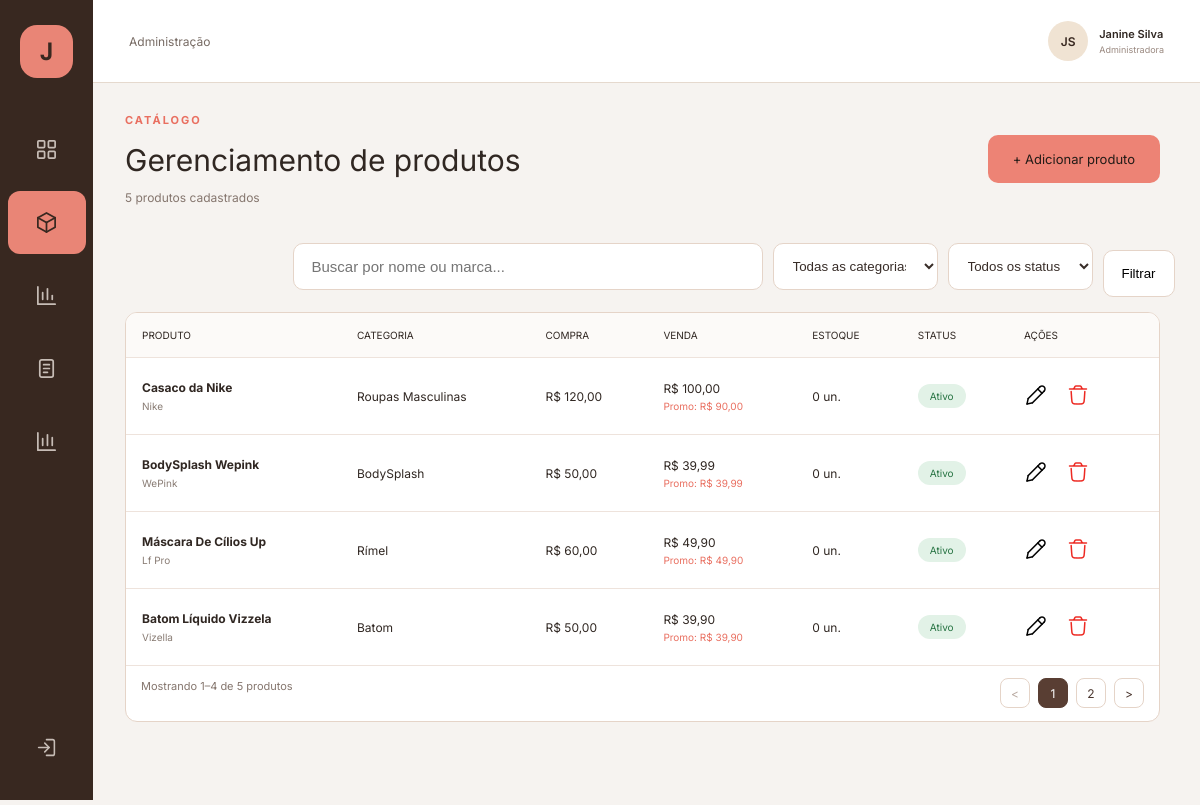
The page /janine_comercios/produtos_adm.php on the database its author committed.
### tables this page shows
CREATE TABLE `produto` (
  `id_produto` int(11) NOT NULL,
  `id_categoria` int(11) NOT NULL,
  `nome_prod` varchar(25) NOT NULL,
  `descricao` text NOT NULL,
  `marca` varchar(100) NOT NULL,
  `preco` decimal(10,2) NOT NULL,
  `preco_promocional` decimal(10,2) DEFAULT NULL,
  `imagem_produto` varchar(120) DEFAULT NULL,
  `data_cadastro` datetime NOT NULL,
  `preco_compra` decimal(10,2) NOT NULL DEFAULT 0.00
);

CREATE TABLE `categorias` (
  `id_categorias` int(11) NOT NULL,
  `nome_cat` varchar(25) NOT NULL,
  `descricao` varchar(100) NOT NULL,
  `ativo` enum('ativo','inativo') DEFAULT 'ativo'
);

### janine_comercios/produtos_adm.php (the view, shortened to what this page needs)
<?php
    require_once("includes/conexao.php");
    $pesquisa = $_GET['pesquisar'] ?? '';
$categoria_filtro = filter_input(INPUT_GET, 'categoria', FILTER_VALIDATE_INT);
if ($categoria_filtro === false || $categoria_filtro === null) {
    $categoria_filtro = 0;
}
$status_filtro = $_GET['status'] ?? '';
    $limite = 4;
    $pagina = filter_input(INPUT_GET, 'pagina', FILTER_VALIDATE_INT);
    if (!$pagina || $pagina < 1) {
        $pagina = 1;
    }
    $sql = "SELECT
                p.id_produto,
                p.nome_prod,
                p.marca,
                p.preco,
                p.preco_compra,
                p.preco_promocional,
                c.nome_cat,
                COALESCE(SUM(e.quantidade), 0) AS estoque_total,
                MAX(
                    CASE
                        WHEN v.ativo = 'ativo' THEN 1
                        ELSE 0
                    END
                ) AS status_produto
            FROM produto p
            INNER JOIN categorias c
            ON p.id_categoria = c.id_categorias
            LEFT JOIN variacoes_produto v
            ON p.id_produto = v.id_produto
            LEFT JOIN estoque e
            ON v.id_variacao = e.id_variacao
            WHERE (
                p.nome_prod LIKE ?
                OR p.marca LIKE ?
            )
            AND (? = 0 OR p.id_categoria = ?)
            GROUP BY p.id_produto
            HAVING (? = '' OR status_produto = ?)";
    $termo = "%" . $pesquisa . "%";
    $sql_total = "SELECT COUNT(*) AS total
                  FROM ($sql) AS produtos_filtrados";
    $stmt_total = mysqli_prepare($con, $sql_total);
    mysqli_stmt_bind_param(
        $stmt_total,
        "ssiiss",
        $termo,
        $termo,
        $categoria_filtro,
        $categoria_filtro,
        $status_filtro,
        $status_filtro
    );
    mysqli_stmt_execute($stmt_total);
    $resultado_total = mysqli_stmt_get_result($stmt_total);
    $dados_total = mysqli_fetch_assoc($resultado_total);
    $total_produtos = $dados_total['total'];
    $total_paginas = ceil($total_produtos / $limite);
    $offset = ($pagina - 1) * $limite;
    $sql .= " LIMIT ? OFFSET ?";
    $stmt = mysqli_prepare($con, $sql);
    mysqli_stmt_bind_param(
        $stmt,
        "ssiissii",
        $termo,
        $termo,
        $categoria_filtro,
        $categoria_filtro,
        $status_filtro,
        $status_filtro,
        $limite,
        $offset
    );
    mysqli_stmt_execute($stmt);
    $resultado = mysqli_stmt_get_result($stmt);
    $parametros = [
        'pesquisar' => $pesquisa,
        'categoria' => $categoria_filtro,
        'status' => $status_filtro
    ];
?>
<!DOCTYPE html>
<html lang="pt-br">
<head>
    <link rel="stylesheet" href="css/produtos_adm.css">
    <link rel="stylesheet" href="css/header_admin.css">
</head>
<body>
    <?php include("includes/header_admin.php"); ?>
    <main class="conteudo">
        <section class="cabecalho">
            <div>
                <h2>CATÁLOGO</h2>
                <h1>Gerenciamento de produtos</h1>
                <p>
                    <?= $total_produtos ?>
                    <?= $total_produtos == 1 ? 'produto cadastrado' : 'produtos cadastrados' ?>
                </p>
            </div>
            <a href="adicionar_produto.php" class="btn-adicionar">
                + Adicionar produto
            </a>
        </section>
<form action="" method="GET" class="filtros">
    <input
        type="text"
        id="pesquisar"
        name="pesquisar"
        placeholder="Buscar por nome ou marca..."
        value="<?= htmlspecialchars($pesquisa) ?>"
    >
    <select name="categoria">
        <option value="0">Todas as categorias</option>
    </select>
    <select name="status">
        <option value="">Todos os status</option>
    </select>
    <button type="submit" class="btn-filtrar">
        Filtrar
    </button>
    </form>
        <div class="tabela-container">
            <table>
                <thead>
                    <tr>
                        <th>Produto</th>
                        <th>Categoria</th>
                        <th>Compra</th>
                        <th>Venda</th>
                        <th>Estoque</th>
                        <th>Status</th>
                        <th>Ações</th>
                    </tr>
                </thead>
                <tbody>
                    <?php while ($produto = mysqli_fetch_assoc($resultado)) { ?>
                        <tr>
                            <td class="produto-nome">
                                <?= htmlspecialchars($produto['nome_prod']) ?>
                                <p><?= htmlspecialchars($produto['marca']) ?></p>
                            </td>
                            <td>
                                <?= htmlspecialchars($produto['nome_cat']) ?>
                            </td>
                            <td>R$ <?= number_format($produto['preco_compra'], 2, ',', '.') ?>
                            </td>
                            <td>
                                R$ <?= number_format($produto['preco'], 2, ',', '.') ?>
                                <p class="preco-promocional">
                                    <?php if ($produto['preco_promocional'] !== null) { ?>
                                        Promo: R$ <?= number_format($produto['preco_promocional'], 2, ',', '.') ?>
                                    <?php } ?>
                                </p>
                            </td>
                            <td>
                                <?= $produto['estoque_total'] ?>
                                un.
                            </td>
                            <td>
                                <span class="status <?= $produto['status_produto'] == 1 ? 'ativo' : 'inativo' ?>">
                                    <?= $produto['status_produto'] == 1 ? 'Ativo' : 'Inativo' ?>
                                </span>
                            </td>
                            <td class="acoes">
                                <a href="editar_produto.php?id=<?= $produto['id_produto'] ?>">
                                    <img src="img/edit.png" alt="Editar">
                                </a>
                                <a href="excluir_produto.php?id=<?= $produto['id_produto'] ?>"
                                    class="excluir"
                                    onclick="return confirm('Tem certeza de que deseja excluir este produto?')">
                                        <img src="img/trash.png" alt="Excluir">
                                    </a>
                            </td>
                        </tr>
                    <?php } ?>
                </tbody>
                <tfoot>
                    <tr>
                        <td colspan="7">
                            <?php
                                $inicio = $total_produtos > 0 ? $offset + 1 : 0;
                                $fim = min($offset + $limite, $total_produtos);
                            ?>
                            <span class="info-paginacao">
                                Mostrando <?= $inicio ?>–<?= $fim ?>
                                de <?= $total_produtos ?> produtos
                            </span>
                            <div class="paginacao">
                                <?php if ($pagina > 1) { ?>
                                    <a href="?<?= http_build_query(array_merge($parametros, ['pagina' => $pagina - 1])) ?>">
                                        &lt;
                                    </a>
                                <?php } else { ?>
                                    <span class="desabilitado">&lt;</span>
                                <?php } ?>
                                <?php for ($i = 1; $i <= $total_paginas; $i++) { ?>
                                    <a
                                        href="?<?= http_build_query(array_merge($parametros, ['pagina' => $i])) ?>"
                                        class="<?= $pagina == $i ? 'pagina-atual' : '' ?>"
                                    >
                                        <?= $i ?>
                                    </a>
                                <?php } ?>
                                <?php if ($pagina < $total_paginas) { ?>
                                    <a href="?<?= http_build_query(array_merge($parametros, ['pagina' => $pagina + 1])) ?>">
                                        &gt;
                                    </a>
                                <?php } else { ?>
                                    <span class="desabilitado">&gt;</span>
                                <?php } ?>
                            </div>
                        </td>
                    </tr>
                </tfoot>
            </table>
        </div>
    </main>
</body>
</html>

### janine_comercios/includes/header_admin.php (shortened to what this page needs)
<?php
$paginaAtual = basename($_SERVER['SCRIPT_NAME']);
?>
<aside class="admin-sidebar">
    <a href="#" class="admin-logo" title="Janine Cosméticos">J</a>
    <nav class="admin-menu">
        <a href="#" class="admin-menu-item <?= $paginaAtual == 'dashboard_adm.php' ? 'ativo' : '' ?>" title="Dashboard">
        </a>
        <a href="produtos_adm.php" class="admin-menu-item <?= $paginaAtual == 'produtos_adm.php' ? 'ativo' : '' ?>" title="Produtos">
            <svg viewBox="0 0 24 24" fill="none" stroke="currentColor" stroke-width="1.8" stroke-linecap="round" stroke-linejoin="round">
                <path d="M12 2 21 7 12 12 3 7 12 2Z"/>
                <path d="M3 7v10l9 5 9-5V7"/>
                <path d="M12 12v10"/>
            </svg>
        </a>
        <a href="#" class="admin-menu-item <?= $paginaAtual == 'vendas_adm.php' ? 'ativo' : '' ?>" title="Vendas">
            <svg viewBox="0 0 24 24" fill="none" stroke="currentColor" stroke-width="1.8" stroke-linecap="round" stroke-linejoin="round">
                <path d="M3 3v18h18"/>
                <path d="M8 16V9"/>
                <path d="M13 16V5"/>
                <path d="M18 16v-4"/>
            </svg>
        </a>
        <a href="pedidos_adm.php" class="admin-menu-item <?= $paginaAtual == 'pedidos_adm.php' ? 'ativo' : '' ?>" title="Pedidos">
            <svg viewBox="0 0 24 24" fill="none" stroke="currentColor" stroke-width="1.8" stroke-linecap="round" stroke-linejoin="round">
                <rect x="5" y="3" width="14" height="18" rx="2"/>
                <path d="M9 8h6"/>
                <path d="M9 12h6"/>
                <path d="M9 16h4"/>
            </svg>
        </a>
        <a href="relatorios_adm.php" class="admin-menu-item <?= $paginaAtual == 'relatorios_adm.php' ? 'ativo' : '' ?>" title="Relatórios">
            <svg viewBox="0 0 24 24" fill="none" stroke="currentColor" stroke-width="1.8" stroke-linecap="round" stroke-linejoin="round">
                <path d="M3 3v18h18"/>
                <path d="M8 16V9"/>
                <path d="M13 16V5"/>
                <path d="M18 16V8"/>
            </svg>
        </a>
    </nav>
    <a href="cadastro.php" class="admin-sair" title="Sair">
        <svg viewBox="0 0 24 24" fill="none" stroke="currentColor" stroke-width="1.8" stroke-linecap="round" stroke-linejoin="round">
            <path d="M10 17l5-5-5-5"/>
            <path d="M15 12H3"/>
            <path d="M12 3h7a2 2 0 0 1 2 2v14a2 2 0 0 1-2 2h-7"/>
        </svg>
    </a>
</aside>
<header class="admin-topbar">
    <span class="admin-topbar-titulo">Administração</span>
    <div class="admin-topbar-acoes">
        <a href="#" class="admin-perfil">
            <span class="admin-avatar">JS</span>
            <span class="admin-perfil-info">
                <strong>Janine Silva</strong>
                <small>Administradora</small>
            </span>
        </a>
    </div>
</header>

### janine_comercios/css/produtos_adm.css (style rules this page uses)
:root { --navbar-width: 93px; }
* { margin: 0; padding: 0; box-sizing: border-box; }
body { font-family: Arial, sans-serif; background-color: #f6f3f0; color: #382d28; }
.conteudo { margin-left: var(--navbar-width); padding: 40px 33px; min-height: calc(100vh - 72px); }
.cabecalho { display: flex; align-items: center; justify-content: space-between; margin-bottom: 30px; }
.cabecalho h2 { color: #e96f60; font-size: 11px; letter-spacing: 2px; margin-bottom: 15px; }
.cabecalho h1 { font-size: 30px; font-weight: normal; margin-bottom: 12px; }
.cabecalho p { font-size: 12px; color: #85766e; }
.btn-adicionar { background-color: #ed8375; color: #241c18; text-decoration: none; padding: 16px 25px; border-radius: 10px; font-size: 13px; }
.btn-adicionar { transition: background-color 0.2s; }
.filtros { display: flex; align-items: center; gap: 10px; margin-bottom: 15px; }
.filtros input { width: 470px; min-width: 470px; height: 47px; border: 1px solid #e5d4c8; border-radius: 10px; padding: 0 18px; font-size: 15px; }
.filtros select { width: 165px; height: 47px; padding: 0 15px; border: 1px solid #e5d4c8; border-radius: 10px; background-color: white; color: #382d28; cursor: pointer; }
.btn-filtrar { width: 115px; height: 47px; border: 1px solid #e5d4c8; border-radius: 10px; background-color: white; cursor: pointer; }
.tabela-container { background-color: white; border: 1px solid #e5d4c8; border-radius: 12px; overflow: hidden; }
table { width: 100%; border-collapse: collapse; text-align: left; }
thead { background-color: #fcfaf8; }
th { font-size: 10px; font-weight: normal; text-transform: uppercase; padding: 16px; }
td { padding: 22px 16px; border-top: 1px solid #eee3dc; font-size: 12px; }
.produto-nome { font-weight: bold; }
.produto-nome p { font-size: 10px; font-weight: normal; color: #897c74; margin-top: 5px; }
.preco-promocional { color: #e96f60; font-size: 10px; margin-top: 4px; }
.status { display: inline-block; padding: 6px 12px; border-radius: 20px; font-size: 10px; }
.status.ativo { background-color: #e2f2e7; color: #267342; }
.acoes { white-space: nowrap; }
.acoes a { display: inline-block; margin-right: 15px; color: #49352d; text-decoration: none; font-size: 12px; }
.acoes .excluir img { width: 24px; height: 24px; filter: invert(24%) sepia(91%) saturate(4000%) hue-rotate(350deg) brightness(95%) contrast(95%); }
tfoot td { padding: 12px 15px; height: 55px; vertical-align: middle; }
.info-paginacao { color: #85766e; font-size: 11px; }
.paginacao { float: right; display: flex; align-items: center; gap: 8px; }
.paginacao a, .paginacao span { display: flex; align-items: center; justify-content: center; width: 30px; height: 30px; border: 1px solid #e5d4c8; border-radius: 8px; background-color: white; color: #49352d; text-decoration: none; font-size: 12px; }
.paginacao .pagina-atual { background-color: #593e33; color: white; border-color: #593e33; }
.paginacao .desabilitado { color: #b9aaa1; cursor: not-allowed; }
form { max-width: 700px; margin: 30px auto; }
form input, form textarea, form select { width: 100%; padding: 10px; box-sizing: border-box; border: 1px solid #ddd; border-radius: 6px; }
button { padding: 10px 18px; margin-top: 15px; cursor: pointer; border: none; border-radius: 6px; }
.conteudo { margin-left: 85px; padding: 30px 40px; min-height: calc(100vh - 78px); box-sizing: border-box; background-color: #f6f3f0; }

### rows shown on the page
produto: nome_prod "Casaco da Nike", marca "Nike", id_categoria.nome_cat "Roupas Masculinas", preco_compra "120,00", preco "100,00", preco_promocional "90,00", estoque_total "0"
produto: nome_prod "BodySplash Wepink", marca "WePink", id_categoria.nome_cat "BodySplash", preco_compra "50,00", preco "39,99", preco_promocional "39,99", estoque_total "0"
produto: nome_prod "Máscara De Cílios Up", marca "Lf Pro", id_categoria.nome_cat "Rímel", preco_compra "60,00", preco "49,90", preco_promocional "49,90", estoque_total "0"
produto: nome_prod "Batom Líquido Vizzela", marca "Vizella", id_categoria.nome_cat "Batom", preco_compra "50,00", preco "39,90", preco_promocional "39,90", estoque_total "0"

### other values the page prints
$total_produtos "5"
$inicio "1"
$fim "4"
